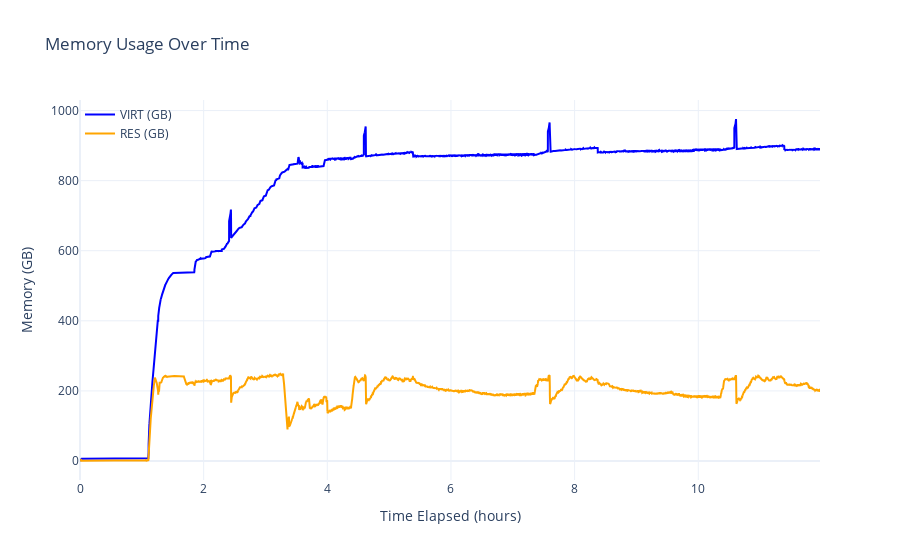

Notebook code cell kept with this figure:
### Code cell
import pandas as pd
import plotly.graph_objects as go

# Load data
file_path = "../logs/256G/2025-01-05-10-02-22-mainnet-beta-memory.log"

# Skip initial lines and load data
data = []
with open(file_path, 'r') as file:
    for line in file:
        if "Timestamp" in line or line.strip().startswith("202"):
            data.append(line.strip().split(','))

# Convert to DataFrame
columns = ['Timestamp', 'PID', '%MEM', 'VIRT', 'RES']
df = pd.DataFrame(data[1:], columns=columns)  # Skip header row
df['Timestamp'] = pd.to_datetime(df['Timestamp'])

# Convert memory columns to numeric (GB)
def parse_memory(mem):
    if mem[-1] == 'g':  # Gigabytes
        return float(mem[:-1])
    elif mem[-1] == 'm':  # Megabytes
        return float(mem[:-1]) / 1024
    else:  # Assume KB
        return float(mem) / (1024 ** 2)

df['VIRT (GB)'] = df['VIRT'].apply(parse_memory)
df['RES (GB)'] = df['RES'].apply(parse_memory)
df['%MEM'] = df['%MEM'].astype(float)

# Calculate elapsed time since start
start_time = df['Timestamp'].min()
df['Elapsed Time (seconds)'] = (df['Timestamp'] - start_time).dt.total_seconds()  # Total seconds elapsed
df['Elapsed Time (hours)'] = df['Elapsed Time (seconds)'] / 3600  # Convert to hours

# Plot using Plotly
fig = go.Figure()

# Add traces for VIRT and RES
fig.add_trace(go.Scatter(
    x=df['Elapsed Time (hours)'],
    y=df['VIRT (GB)'],
    mode='lines',
    name='VIRT (GB)',
    line=dict(color='blue')
))
fig.add_trace(go.Scatter(
    x=df['Elapsed Time (hours)'],
    y=df['RES (GB)'],
    mode='lines',
    name='RES (GB)',
    line=dict(color='orange')
))

# Update layout
fig.update_layout(
    title="Memory Usage Over Time",
    xaxis_title="Time Elapsed (hours)",
    yaxis_title="Memory (GB)",
    legend=dict(x=0, y=1, bgcolor='rgba(255, 255, 255, 0)'),
    template="plotly_white"
)

# Show plot
fig.show()

# Highlight statistics
max_res = df['RES (GB)'].max()
max_virt = df['VIRT (GB)'].max()
avg_res = df['RES (GB)'].mean()
avg_virt = df['VIRT (GB)'].mean()

print(f"Max RES (GB): {max_res:.2f}")
print(f"Max VIRT (GB): {max_virt:.2f}")
print(f"Average RES (GB): {avg_res:.2f}")
print(f"Average VIRT (GB): {avg_virt:.2f}")

### Figure 1 — Plotly figure (JSON) as saved in the notebook; plotly's stock layout.template omitted (floating-point values rounded to 4 significant figures; data arrays with more than 128 entries replaced by an {"elided": "..."} marker saying what was removed)
{"data": [{"line": {"color": "blue"}, "mode": "lines", "name": "VIRT (GB)", "type": "scatter", "x": {"elided": "35177 float values"}, "y": {"elided": "35177 float values"}}, {"line": {"color": "orange"}, "mode": "lines", "name": "RES (GB)", "type": "scatter", "x": {"elided": "35177 float values"}, "y": {"elided": "35177 float values"}}], "layout": {"legend": {"bgcolor": "rgba(255, 255, 255, 0)", "x": 0, "y": 1}, "title": {"text": "Memory Usage Over Time"}, "xaxis": {"title": {"text": "Time Elapsed (hours)"}}, "yaxis": {"title": {"text": "Memory (GB)"}}}}
